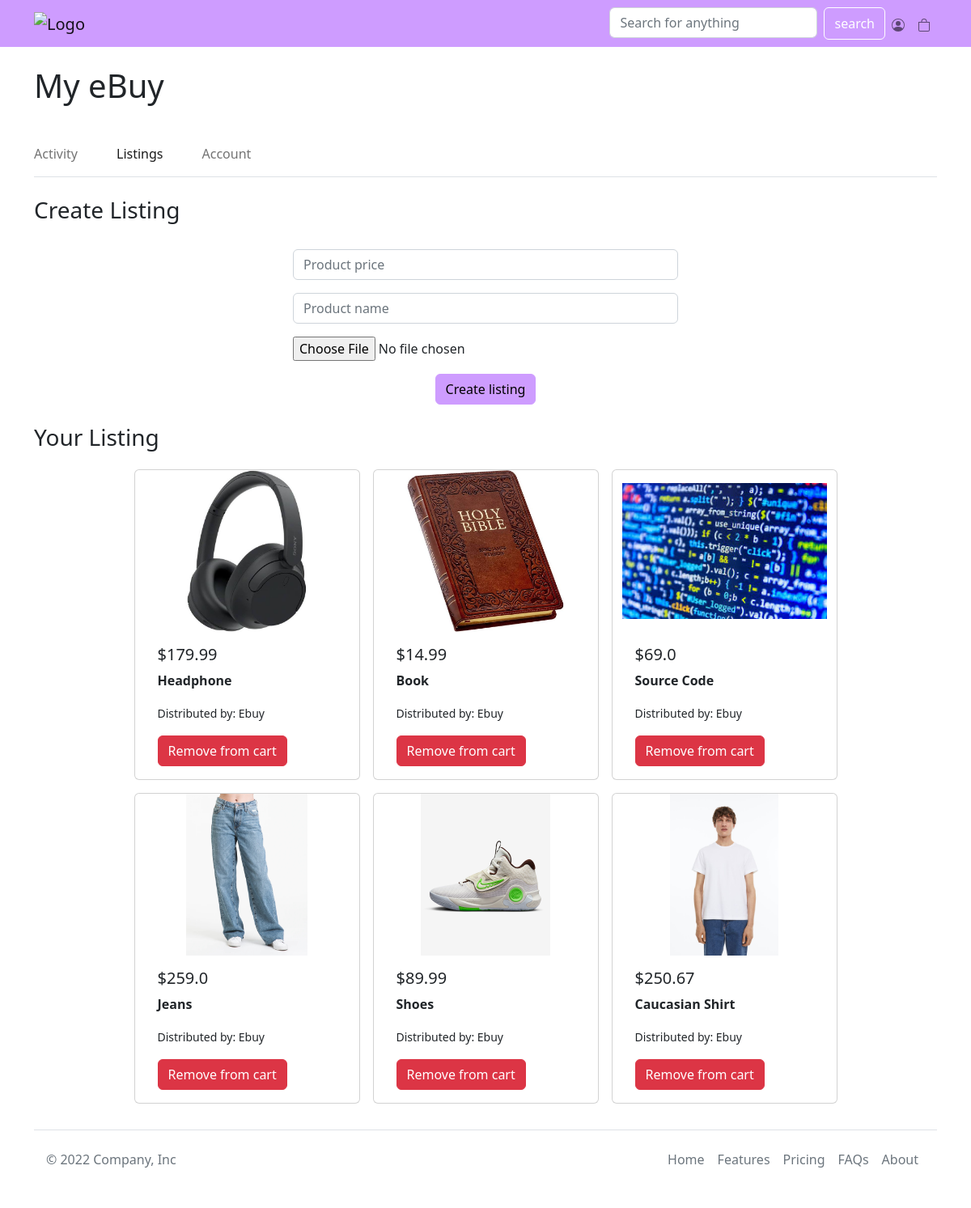
Screenshot of /account/listings/ (signed in) with the database file from the repository.
### account/models.py (models this page shows, shortened)
class Product(models.Model):
    user = models.ForeignKey(User, null=True, blank=True, on_delete=models.CASCADE, related_name="products")
    order = models.ManyToManyField(Order, null=True, blank=True, related_name="products")
    name = models.CharField(max_length=100, null=True, blank=True)
    price = models.FloatField(null=True, blank=True)
    image = models.ImageField(null=True, blank=True, upload_to="static/images")
    id = models.CharField(primary_key=True, default=generateUUID, max_length=36, unique=True, editable=False)
    @property
    def imageURL(self):
        try:
            url = self.image.url
        except:
            url = ''
        return url

### account/views.py (the view, shortened to what this page needs)
# urls.py: path("listings/", views.listings_view, name="listings"),
def listings_view(request):
    form = ProductPosting()
    if not request.user.is_authenticated:
        return HttpResponseRedirect(reverse("account:login"))
    fields = {"user": request.user, "form": form}
    return render(request, "account/user-listings.html", fields)

### account/forms.py
class ProductPosting(forms.Form):
    price = forms.FloatField(widget=forms.TextInput(attrs={'class':'form-control','placeholder':'Product price'}))
    name = forms.CharField(max_length=50, widget=forms.TextInput(attrs={'class':'form-control','placeholder':'Product name'}))
    image = forms.ImageField(label="Upload image")
    class Meta:
        model = Product
        fields = ['price', 'name', 'image']

### account/templates/account/user-listings.html (shortened to what this page needs)
<!doctype html>
<html lang="en">
  <head>
    <link rel="stylesheet" href="https://stackpath.bootstrapcdn.com/bootstrap/4.3.1/css/bootstrap.min.css">
  </head>
  <body>
    {% extends "home/layout.html" %}
    {% block body %}
    <br>
    <h3 class="display-6">My eBuy</h3>
    <br>
    <nav class="navbar border-bottom">
      <ul class="navbar-nav d-flex flex-row">
        <li class="nav-item">
          <a class="nav-link" href="{% url 'account:activity' %}">Activity</a>
        </li>
        <li class="nav-item ml-5 mr-5">
          <a class="nav-link active" href="{% url 'account:listings' %}">Listings</a>
        </li>
        <li class="nav-item">
          <a class="nav-link" href="{% url 'account:info' %}">Account</a>
        </li>
      </ul>
    </nav>
    <br>
    <h3>Create Listing</h3>
    <br>
    <div class="row d-flex justify-content-center">
      <form action="{% url 'account:listings' %}" enctype="multipart/form-data" method="post" style="width:500px">
          {% for field in form %}
              <div class="form-group">
                  {{field}}
              </div>
          {% endfor %}
          <div class="text-center">
              <input type="submit" class="btn btn-primary" value="Create listing">
          </div>
          <br>
      </form>
      <br>
      <h3>Your Listing</h3>
      <br>
      <br>
      <div class = "row d-flex justify-content-center">
        {% for product in user.products.all %}
        <div class="card col-lg-3 m-2" >
          <img class="card-img-top" src="{{product.imageURL}}" alt="Card image cap" style="height:200px; object-fit:contain">
          <div class="card-body">
            <h5 class="card-title">${{product.price}}</h5>
            <p class="card-text"><strong>{{product.name}}</strong></p>
            <p class="card-text"><small>Distributed by: {{product.user.first_name}} {{product.user.last_name}}</small></p>
            <a href="{% url 'account:remove_product' id=product.id %}" class="btn btn-danger">Remove from cart</a>
          </div>
        </div>
      {% endfor %}
    </div>
  </div>
    {% endblock %}

### rows the page displays
Product: imageURL (picture), price "179.99", name "Headphone", user.first_name "Ebuy"
Product: imageURL (picture), price "14.99", name "Book", user.first_name "Ebuy"
Product: imageURL (picture), price "69.0", name "Source Code", user.first_name "Ebuy"
Product: imageURL (picture), price "259.0", name "Jeans", user.first_name "Ebuy"
Product: imageURL (picture), price "89.99", name "Shoes", user.first_name "Ebuy"
Product: imageURL (picture), price "250.67", name "Caucasian Shirt", user.first_name "Ebuy"
